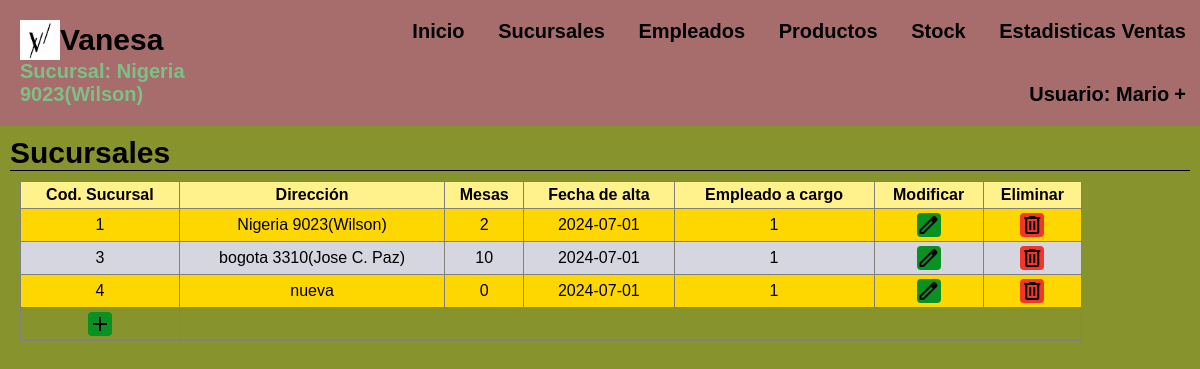
Screenshot of /Vistas/view_sucursales.php (signed in) with the database file from the repository.
### tables this page shows
CREATE TABLE `infosucursal` (
  `id` int(11) NOT NULL,
  `nombre` varchar(30) NOT NULL,
  `logo` text NOT NULL,
  `bg_color` varchar(10) NOT NULL,
  `header_color` varchar(10) NOT NULL,
  `table_color` varchar(10) NOT NULL,
  `font` varchar(10) NOT NULL,
  `btn` varchar(10) NOT NULL,
  `aside` varchar(10) NOT NULL,
  `aside_btn` varchar(10) NOT NULL
);

CREATE TABLE `sucursales` (
  `Cod_sucursal` int(11) NOT NULL,
  `Direccion` varchar(40) NOT NULL,
  `Capacidad` int(10) NOT NULL,
  `Cod_supervisor` varchar(28) NOT NULL,
  `Fecha` date NOT NULL
);

### Modelos/consultas.php (called while the page is built, shortened)
<?php
	function getSucursales($one=" "){
		require'../Modelos/conexion.php';
		$consulta = $conexion->prepare("SELECT * FROM sucursales $one");
		$consulta->execute();
		$datos = $consulta->fetchAll(PDO::FETCH_ASSOC);
		return $datos;
	}
	function view_tabla($nombre){
		require'../Modelos/conexion.php';
		$consulta = $conexion->prepare("SELECT * FROM $nombre");
		$consulta->execute();
		$datos = $consulta->fetchAll(PDO::FETCH_ASSOC);
		return $datos;
	}
?>

### Vistas/view_sucursales.php (the view, shortened to what this page needs)
<?php include_once 'header.php'; ?>
<!DOCTYPE html>
<html>
<head>
</head>
    <link rel="stylesheet" href="styles/style.css"/>
<body>
	<section>
		<h2 style="border-bottom: 1px solid black">Sucursales</h2>
		<?php
			echo"<table id='table'border='1' style='margin:10px ;width:90%'><thead><th>Cod. Sucursal</th><th>Dirección</th><th>Mesas</th><th>Fecha de alta</th><th>Empleado a cargo</th><th>Modificar</th><th>Eliminar</th></thead><tbody>";
				$datos=getSucursales();
				if(empty($datos)){
					echo'<tr><td><a><span class="material-symbols-outlined" onclick="add()">add</span></a></td></tr>';
					echo'<script type="text/javascript">
							Swal.fire({
			  					icon: "question",
			 					title: "No hay sucursales registradas",
			  					text: "Desea ingresar una?",
			  					footer: "",
							}).then((result) => {
		    				if (result.isConfirmed) {
								add()
							}});
						</script>';
				}
				else{
				$c=0;
				foreach($datos as $elemento){
					$c++;
					if($c%2==0){
						echo"<tr class='gray'>";
					}
					else{
						echo"<tr style='background-color: gold;'>";
					}
					echo"<td>".$elemento['Cod_sucursal']."</td><td>".$elemento['Direccion']."</td><td>".$elemento['Capacidad']."</td><td>".$elemento['Fecha']."</td><td>".$elemento['Cod_supervisor']."</td>";
					echo'<td><a href="view_sucursales.php?mod=true&codigo='.$elemento['Cod_sucursal'].'"><span class="material-symbols-outlined" >edit</span></a></td>
		                <td><span onclick="eliminar('.$elemento['Cod_sucursal'].')" class="material-symbols-outlined" style="background-color: #F33627">delete</span></td></tr>';
				}
				echo'<tr><td><a><span class="material-symbols-outlined" onclick="add()">add</span></a></td></tr></tbody></table>';
				}
		?>
	</section>
</body>
</html>

### Vistas/header.php (shortened to what this page needs)
<?php
if(!isset($_SESSION['usuario'])){
  header("location:../index.php");
}
else{
    include_once '../Modelos/consultas.php'; $info=view_tabla('infosucursal');
    ?>
      <link rel="stylesheet" type="text/css" href="styles/style.css">
  <nav id='menu' data-bg="<?= $_SESSION['bg'] ?>" data-header="<?= $_SESSION['header'] ?>" data-th="<?= $_SESSION['th'] ?>" data-font="<?= $_SESSION['font'] ?>" data-btn="<?= $_SESSION['btn'] ?>" data-aside="<?= $_SESSION['aside'] ?>" data-aside_btn="<?= $_SESSION['aside_btn'] ?>"">
    <div style="display: flex;margin-left: 20px;width: 30%;flex-direction: column;">
      <div style="display: flex;align-items: center;">
        <img src="./imgs/logo.png" width="40" height="40" >
        <h2 style="margin:0"><?= $info[0]['nombre'] ?></h2>
      </div>
      <h4 style="color: #7ec088;"><?= isset($_SESSION['sucursal']) ? 'Sucursal: '.$_SESSION['sucursal'] : ''; ?></h4>
    </div>
    <ul>
      <li><a href='select.php'>Inicio</a></li>
      <li><a href='view_sucursales.php'>Sucursales</a></li>
      <li><a href='view_empleados.php'>Empleados</a></li>
      <li><a href='view_productos.php'>Productos</a></li>
      <li><a href='infoStock.php'>Stock</a></li>
      <li><a href='estadisticas.php'>Estadisticas Ventas</a></li>
      <li><a class="dropdown-arrow">Usuario: <?= $_SESSION['usuario'] ?></a>
      </li>
    </ul>
  </nav>
<?php
  }
?>

### Vistas/styles/style.css (style rules this page uses)
* { margin: 0; box-sizing: border-box; }
:root { --header-color:#fff18c; --bg-color:#eeffdb; --table-th-color:#fff18c; --header-font-color:#7ec088; --font-color:black; --aside-color:black; --button-color:#71dbd2; --aside-button-color:#4464AD; }
body { font-family: Arial, sans-serif; background-color: var(--bg-color); font-weight: bold; font-size: 20px; }
section { padding: 10px; height: 90%; }
#table .material-symbols-outlined { cursor: pointer; border-radius: 4px; font-variation-settings: 'FILL' 0, 'wght' 400, 'GRAD' 0, 'opsz' 24 }
a { text-decoration: none; color: black; }
#table a .material-symbols-outlined { background:#099122 ; }
#table { border-collapse: collapse; text-align: center; }
#table th { padding: 4px; background: var(--table-th-color); color: var(--header-font-color); }
#table td { padding: 4px; }
#table .gray { background: #D6D6E0; }
td a { border-radius: 5px; }
#menu { position: sticky; top: 0px; display: flex; color: var(--header-font-color); align-items: center; background-color: var(--header-color); padding: 0; }
#menu h2 { display: flex; align-items: center; font-weight: 900; margin-left: 20px; gap:10px; }
#menu ul, #menu li { margin: 0 auto; padding: 0; list-style: none }
#menu ul { width: 100%; text-align: right; }
#menu li { display: inline-block; position: relative; }
#menu a { display: block; line-height: NaNpx; padding: 20px 14px; text-decoration: none; color: var(--header-font-color); font-size: <font style="vertical-align: inherit;"><font style="vertical-align: inherit;">16</font></font>px; }
#menu a.dropdown-arrow:after { content: "\002B"; margin-left: 5px; }
#menu > div:nth-child(1) > h4:nth-child(2) { color: #7ec088 !important; }

### rows the page displays
infosucursal: nombre "Vanesa"
sucursales: Cod_sucursal "1", Direccion "Nigeria 9023(Wilson)", Capacidad "2", Fecha "2024-07-01", Cod_supervisor "1"
sucursales: Cod_sucursal "3", Direccion "bogota 3310(Jose C. Paz)", Capacidad "10", Fecha "2024-07-01", Cod_supervisor "1"
sucursales: Cod_sucursal "4", Direccion "nueva", Capacidad "0", Fecha "2024-07-01", Cod_supervisor "1"

### other values shown
$_SESSION['sucursal'] "Nigeria 9023(Wilson)"
$_SESSION['usuario'] "Mario"
